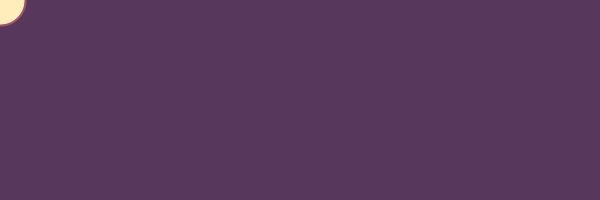
Frame 1 (no input)
Frame 60 (the mouse pressed at the canvas centre just before this capture): identical to frame 1, image omitted
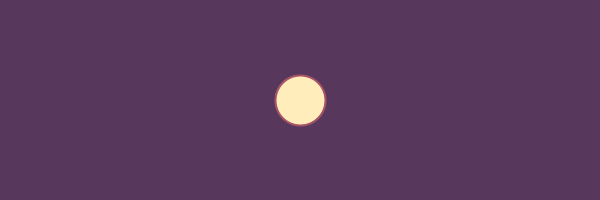
Frame 120 (the mouse held since frame 60 and released just before this capture)

The Processing sketch that drew these frames (run headless with seeded random() and noise(); from frame 60 on, the mouse is pressed at the canvas centre):

// Processing sketch: processing_145567
// ── processing_145567.pde

void setup ()
{
  size (600, 200);
  smooth();
  frameRate (25);

  background (#57385c);
}

void draw ()
{
  background (#57385c);
  stroke (#A75265);
  strokeWeight (2);
  fill (#ffedbc);
  ellipse (mouseX, mouseY, 50, 50);
}
